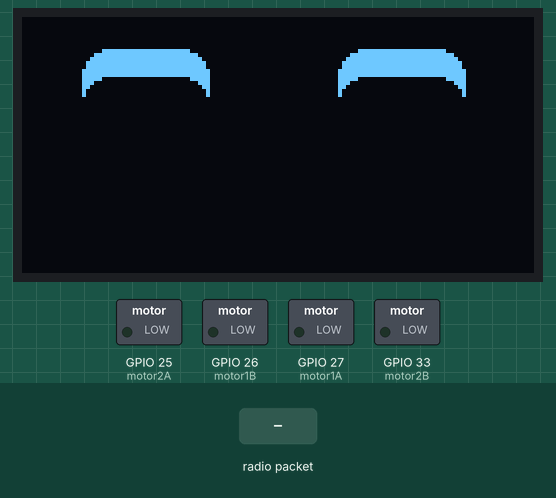
Simulated run of this sketch. Board: ESP32. Shown: 128×64 one-colour display, switched loads named in the sketch (green lamp = pin HIGH). The test bench sets the inputs (shaded band). The display library's start-up logo is not drawn; random numbers use the default seed unless the sketch sets one; what the sketch prints to the serial monitor is not drawn.

Above: at 0.92 s.
1.3 s: radio packet "1" arrives
At 3.0 s:
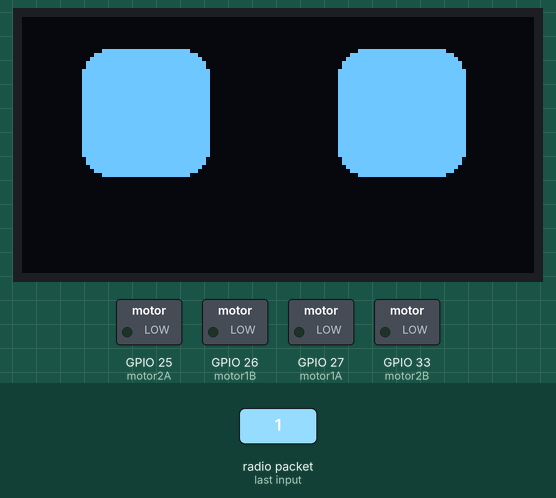
At 7.18 s:
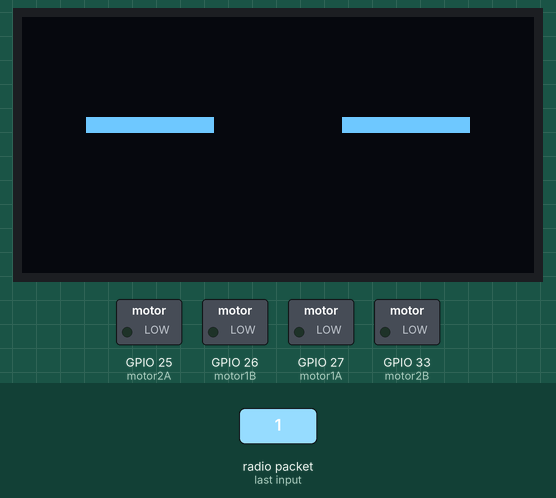
Timing chart, 0 to 8.7 s (numbered marks = the images above; inputs shaded):
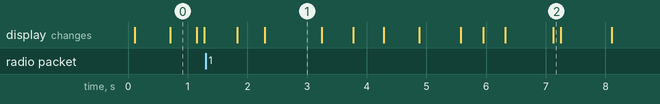

Measured:
- what the display in image 0 shows lasts 0.4 s, from 0.7 s to 1.1 s
- what the display in image 1 shows lasts 1.0 s, from 2.3 s to 3.3 s

The sketch:

SwarmBot5.ino
```cpp
#include <esp_now.h>
#include <WiFi.h>
#include <Adafruit_GFX.h>
#include <Adafruit_SSD1306.h>

#define CHANNEL 0

const int motor1A = 27;
const int motor1B = 26;
const int motor2A = 25;
const int motor2B = 33;

#define I2C_SDA 14
#define I2C_SCL 13
TwoWire I2Cbus = TwoWire(0);

#define SCREEN_WIDTH 128 // OLED display width, in pixels
#define SCREEN_HEIGHT 64 // OLED display height, in pixels
// Declaration for an SSD1306 display connected to I2C (SDA, SCL pins)
#define OLED_RESET     -1 // Reset pin # (or -1 if sharing Arduino reset pin)
Adafruit_SSD1306 display(SCREEN_WIDTH, SCREEN_HEIGHT, &I2Cbus, OLED_RESET);

#include "eyes.h"
int xp=16;
int mood=0;

// Init ESP Now with fallback
void InitESPNow() {
  WiFi.disconnect();
  if (esp_now_init() == ESP_OK) {
    Serial.println("ESPNow Init Success");
  }
  else {
    Serial.println("ESPNow Init Failed");
    // Retry InitESPNow, add a counte and then restart?
    // InitESPNow();
    // or Simply Restart
    ESP.restart();
  }
}

// config AP SSID
void configDeviceAP() {
  const char *SSID = "Slave_5";
  bool result = WiFi.softAP(SSID, "Slave_1_Password", CHANNEL, 0);
  if (!result) {
    Serial.println("AP Config failed.");
  } else {
    Serial.println("AP Config Success. Broadcasting with AP: " + String(SSID));
  }
}

void setup() {
  Serial.begin(115200);
  // Initialize I2C with our defined pins
  I2Cbus.begin(I2C_SDA, I2C_SCL, 100000);

  if(!display.begin(SSD1306_SWITCHCAPVCC, 0x3c)) { // Address 0x3D for 128x64
    Serial.println(F("SSD1306 allocation failed"));
    for(;;); // Don't proceed, loop forever
  }

  // Show initial display buffer contents on the screen --
  // the library initializes this with an Adafruit splash screen.
  display.display();

  // Clear the buffer
  display.clearDisplay();
  display.display();

  // configure LED PWM functionalitites
  ledcSetup(0,2000,8); //ledcSetup(ledChannel, freq 2 KHz , resolution);
  ledcSetup(1,2000,8);
  ledcSetup(2,2000,8);
  ledcSetup(3,2000,8);


  // attach the channel to the GPIO to be controlled
  ledcAttachPin(motor1A, 0); //ledcAttachPin(ledPin, ledChannel);
  ledcAttachPin(motor1B, 1);
  ledcAttachPin(motor2A, 2);
  ledcAttachPin(motor2B, 3);

  Serial.println("ESPNow/Basic/Slave Example");
  //Set device in AP mode to begin with
  WiFi.mode(WIFI_AP);
  // configure device AP mode
  configDeviceAP();
  // This is the mac address of the Slave in AP Mode
  Serial.print("AP MAC: "); Serial.println(WiFi.softAPmacAddress());
  // Init ESPNow with a fallback logic
  InitESPNow();
  // Once ESPNow is successfully Init, we will register for recv CB to
  // get recv packer info.
  esp_now_register_recv_cb(OnDataRecv);
}

// callback when data is recv from Master
void OnDataRecv(const uint8_t *mac_addr, const uint8_t *data, int data_len) {
  char macStr[18];
  snprintf(macStr, sizeof(macStr), "%02x:%02x:%02x:%02x:%02x:%02x",
           mac_addr[0], mac_addr[1], mac_addr[2], mac_addr[3], mac_addr[4], mac_addr[5]);
  Serial.print("Last Packet Recv from: "); Serial.println(macStr);
  Serial.print("Last Packet Recv Data: "); Serial.println(*data);
  Serial.println("");
  switch(*data)
  {
    case 1: //FORWARD
      FORWARD();
      break;
    case 2: //BACKWARD
      BACKWARD();
      break;
    case 3: //RIGHT
      RIGHT();
      break;
    case 4: //LEFT
      LEFT();
      break;
    case 0:
      STOP();
      break;
    default:
      STOP();
      break;
  }
}
void  FORWARD(){
  //FORWARD
  ledcWrite (0, 255);
  ledcWrite(1, 0);
  ledcWrite(2, 255);
  ledcWrite(3, 0);
  mood = 3;
}
void BACKWARD(){
  // BACKWARD
  ledcWrite(0, 0);
  ledcWrite(1, 255);
  ledcWrite(2, 0);
  ledcWrite(3, 255);
  mood = 5;
}
void LEFT(){
  // LEFT
  ledcWrite(0, 0);
  ledcWrite(1, 255);
  ledcWrite(2, 255);
  ledcWrite(3, 0);
  mood = 4;
}
void RIGHT(){
  // RIGHT
  ledcWrite(0, 255);
  ledcWrite(1, 0);
  ledcWrite(2, 0);
  ledcWrite(3, 255);
  mood = 2;
}
void STOP(){
  // STOP
  ledcWrite(0, 0);
  ledcWrite(1, 0);
  ledcWrite(2, 0);
  ledcWrite(3, 0);
  mood = 1;
}

void loop() {
  // Chill

  int n;
  static int xd=0;
  static int espera=0;
  static int step=0;
  int x1,x2;
  if (espera>0) {
    espera--;
    delay(1);
  } else {
    x1=   xd+ (xp>16? (16+2*(xp-16)):xp);
    x2=64+xd+ (xp<16? (-16+(xp*2))  :xp);
    switch (step){
      case 0:
       display.clearDisplay(); // Clear the display buffer
       if (xp<6) {
               display.drawBitmap(x1, 8, peyes[mood][2][0], 32, 32, WHITE);
               display.drawBitmap(x2, 8, peyes[mood][1][1], 32, 32, WHITE);
       } else if (xp<26) {
               display.drawBitmap(x1, 8, peyes[mood][0][0], 32, 32, WHITE);
               display.drawBitmap(x2, 8, peyes[mood][0][1], 32, 32, WHITE);
       } else {
               display.drawBitmap(x1, 8, peyes[mood][1][0], 32, 32, WHITE);
               display.drawBitmap(x2, 8, peyes[mood][2][1], 32, 32, WHITE);
       }
       display.display();
       espera=random(250, 1000);
       n=random(0,7);
       if (n==6) {
          step=1;
       } else {
          step=2;
       }
       break;
      case 1:
       display.clearDisplay(); // Clear the display buffer
       display.drawBitmap(x1, 8, eye0, 32, 32, WHITE);
       display.drawBitmap(x2, 8, eye0, 32, 32, WHITE);
       display.display();
       espera=100;
       step=0;
       break;
      case 2:
       n=random(0,10);
       if (n<5) xd--;
       if (n>5) xd++;
       if (xd<-4) xd=-3;
       if (xd>4) xd=3;
       espera=0;
       step=0;
       break;
    }
  }
}
```

Source omitted: eyes.h (31923 bytes)
